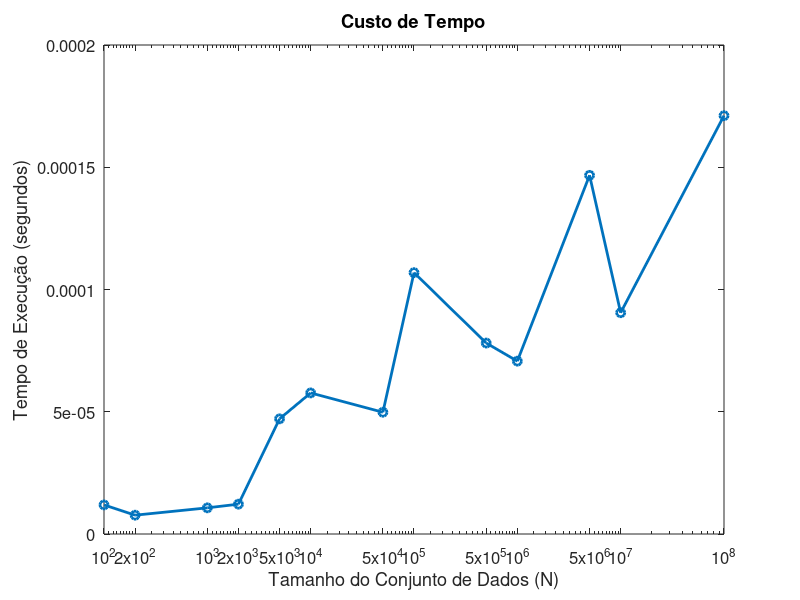
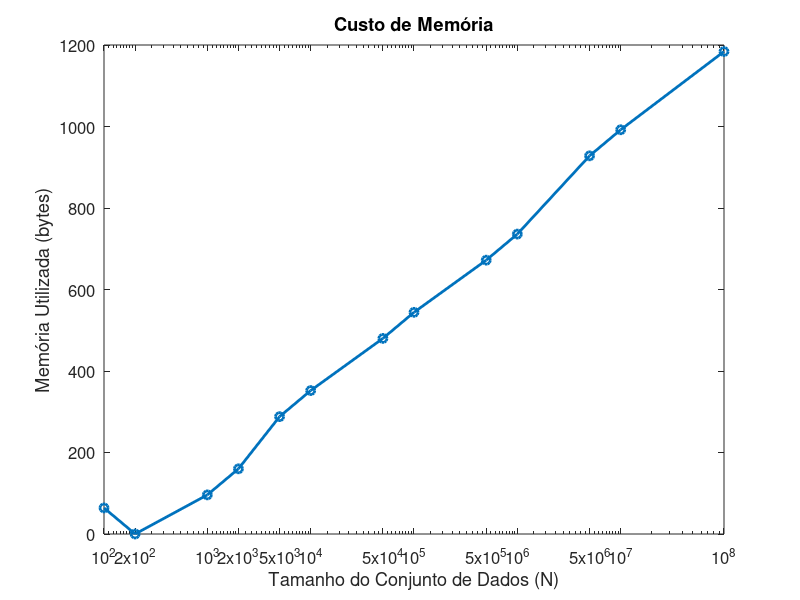

MATLAB code to generate these figures, in order:
% Tempo
N = [100, 200, 1000, 2000, 5000, 10000, 50000, 100000, 500000, 1000000, 5000000, 10000000, 100000000];
Tempo_busca_binaria = [1.1900003300979733e-05, 7.700000423938036e-06, 1.069999416358769e-05, 1.2199991033412516e-05, 4.710000939667225e-05, 5.77000027988106e-05, 4.980000085197389e-05, 0.00010689999908208847, 7.809999806340784e-05, 7.069999992381781e-05, 0.00014670001110062003, 9.049999061971903e-05, 0.00017109999316744506];

% Plotar o gráfico de custo de tempo para busca_binaria_main
figure;
semilogx(N, Tempo_busca_binaria, '-o', 'LineWidth', 2);
xlabel('Tamanho do Conjunto de Dados (N)', 'FontSize', 14); % Aumente o tamanho da fonte
ylabel('Tempo de Execução (segundos)', 'FontSize', 14); % Aumente o tamanho da fonte
title('Custo de Tempo', 'FontSize', 16); % Aumente o tamanho da fonte
set(gca, 'XTick', N); % Defina os valores de N como marcas no eixo x
set(gca, 'XScale', 'log'); % Configure a escala do eixo x para logaritmo
xlim([min(N), max(N)]); % Defina os limites do eixo x

% Aumente o tamanho da fonte no gráfico
set(gca, 'FontSize', 12);

% Remova as grades
grid off;



% Memória
N = [100, 200, 1000, 2000, 5000, 10000, 50000, 100000, 500000, 1000000, 5000000, 10000000, 100000000];
Memoria_busca_binaria = [64, 0, 96, 160, 288, 352, 480, 544, 672, 736, 928, 992, 1184];

% Plotar o gráfico de custo de memória para busca_binaria_main
figure;
semilogx(N, Memoria_busca_binaria, '-o', 'LineWidth', 2);
xlabel('Tamanho do Conjunto de Dados (N)', 'FontSize', 14); % Aumente o tamanho da fonte
ylabel('Memória Utilizada (bytes)', 'FontSize', 14); % Aumente o tamanho da fonte
title('Custo de Memória', 'FontSize', 16); % Aumente o tamanho da fonte
set(gca, 'XTick', N); % Defina os valores de N como marcas no eixo x
set(gca, 'XScale', 'log'); % Configure a escala do eixo x para logaritmo
xlim([min(N), max(N)]); % Defina os limites do eixo x

% Aumente o tamanho da fonte no gráfico
set(gca, 'FontSize', 12);

% Remova as grades
grid off;

